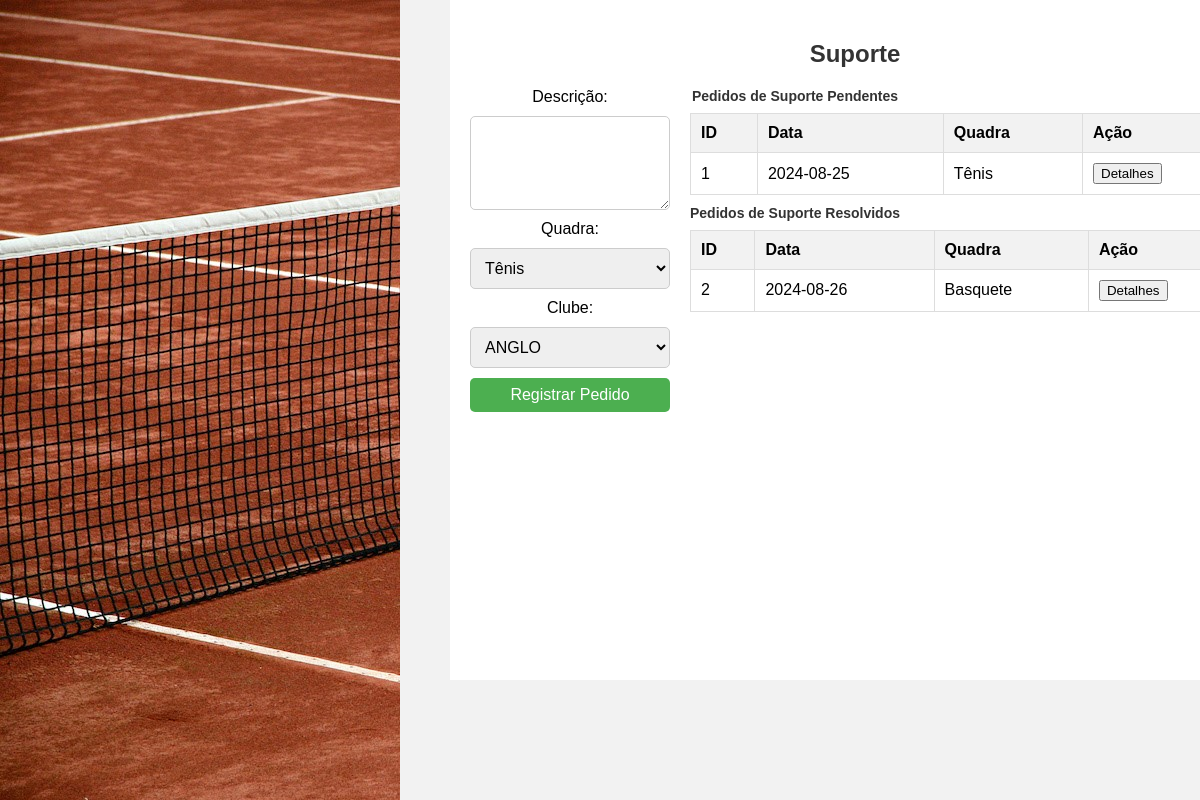
The page /interface/suporte.php on the database its author committed.
### tables this page shows
CREATE TABLE Suporte (
    ID INT AUTO_INCREMENT PRIMARY KEY,
    data_solicitacao DATE NOT NULL,
    descricao TEXT NOT NULL,
    status ENUM('pendente', 'resolvido') NOT NULL,
    ID_Quadra INT,
    ID_Clube INT,
    FOREIGN KEY (ID_Quadra) REFERENCES Quadras(ID),
    FOREIGN KEY (ID_Clube) REFERENCES Clube(ID)
);

CREATE TABLE Quadras (
    ID INT AUTO_INCREMENT PRIMARY KEY,
    tipo VARCHAR(50) NOT NULL,
    disponibilidade ENUM('disponível', 'reservado') NOT NULL,
    ID_Clube INT,
    FOREIGN KEY (ID_Clube) REFERENCES Clube(ID)
);

### interface/suporte.php (the view, shortened to what this page needs)
<?php
include 'conexao.php';
$pendentesSql = "SELECT * FROM Suporte WHERE status = 'pendente'";
$pendentesResult = $conn->query($pendentesSql);
$resolvidosSql = "SELECT * FROM Suporte WHERE status = 'resolvido'";
$resolvidosResult = $conn->query($resolvidosSql);
?>
<!DOCTYPE html>
<html lang="pt-BR">
<head>
</head>
<body>
<div class="container">
    <div class="logo">
        <img src="images/cadastros.jpeg" alt="Logotipo">
    </div>
    <h2>Suporte</h2>
    <form action="suporte.php" method="POST" style="width:200px; align:right;">
        <label for="descricao">Descrição:</label>
        <textarea id="descricao" name="descricao" rows="4" required></textarea>
        <label for="id_quadra">Quadra:</label>
        <select id="id_quadra" name="id_quadra" required>
            <?php
            $quadrasSql = "SELECT ID, tipo FROM Quadras WHERE disponibilidade = 'disponível'";
            $quadrasResult = $conn->query($quadrasSql);
            while ($row = $quadrasResult->fetch_assoc()) {
                echo "<option value='" . $row['ID'] . "'>" . $row['tipo'] . "</option>";
            }
            ?>
        </select>
        <label for="id_clube">Clube:</label>
        <select id="id_clube" name="id_clube" required>
            <?php
            $clubesSql = "SELECT ID, nome FROM Clube";
            $clubesResult = $conn->query($clubesSql);
            while ($row = $clubesResult->fetch_assoc()) {
                echo "<option value='" . $row['ID'] . "'>" . $row['nome'] . "</option>";
            }
            ?>
        </select>
        <input type="submit" name="submit" value="Registrar Pedido">
    </form>
    <h1>Pedidos de Suporte Pendentes</h1>
    <table>
        <thead>
            <tr>
                <th>ID</th>
                <th>Data</th>
                <th>Quadra</th>
                <th>Ação</th>
            </tr>
        </thead>
        <tbody>
            <?php
            if ($pendentesResult->num_rows > 0) {
                while($row = $pendentesResult->fetch_assoc()) {
                    $quadraSql = "SELECT tipo FROM Quadras WHERE ID = " . $row['ID_Quadra'];
                    $quadraResult = $conn->query($quadraSql);
                    $quadraTipo = $quadraResult->fetch_assoc()['tipo'];
                    echo "<tr>";
                    echo "<td>" . $row['ID'] . "</td>";
                    echo "<td>" . $row['data_solicitacao'] . "</td>";
                    echo "<td>" . $quadraTipo . "</td>";
                    echo "<td><button onclick='showPopup(" . $row['ID'] . ")'>Detalhes</button></td>";
                    echo "</tr>";
                }
            } else {
                echo "<tr><td colspan='4'>Nenhum pedido pendente.</td></tr>";
            }
            ?>
        </tbody>
    </table>
    <h1>Pedidos de Suporte Resolvidos</h1>
    <table>
        <thead>
            <tr>
                <th>ID</th>
                <th>Data</th>
                <th>Quadra</th>
                <th>Ação</th>
            </tr>
        </thead>
        <tbody>
            <?php
            if ($resolvidosResult->num_rows > 0) {
                while($row = $resolvidosResult->fetch_assoc()) {
                    $quadraSql = "SELECT tipo FROM Quadras WHERE ID = " . $row['ID_Quadra'];
                    $quadraResult = $conn->query($quadraSql);
                    $quadraTipo = $quadraResult->fetch_assoc()['tipo'];
                    echo "<tr>";
                    echo "<td>" . $row['ID'] . "</td>";
                    echo "<td>" . $row['data_solicitacao'] . "</td>";
                    echo "<td>" . $quadraTipo . "</td>";
                    echo "<td><button onclick='showPopup(" . $row['ID'] . ")'>Detalhes</button></td>";
                    echo "</tr>";
                }
            } else {
                echo "<tr><td colspan='4'>Nenhum pedido resolvido.</td></tr>";
            }
            ?>
        </tbody>
    </table>
</div>
</body>
</html>

### interface/suporte.php (style rules this page uses)
body { font-family: Arial, sans-serif; margin: 0 450px; padding: 0; background-color: #f2f2f2; text-align: center; }
.container { width: 770px; margin: 0; padding: 20px; background-color: #fff; position: fixed; min-height: 640px; }
.logo { position: fixed; top: 0; left: 0; width: 100px; }
h1 { margin-left: -120px; color: #333; font-size: 14px; }
h2 { color: #333; }
form { position: absolute; display: flex; flex-direction: column; gap: 10px; width: 200px; padding-bottom: 10px; }
input[type=text], textarea, select { padding: 10px; font-size: 16px; border: 1px solid #ccc; border-radius: 5px; }
input[type="submit"] { padding: 8px; font-size: 16px; background-color: #4CAF50; color: white; border: none; border-radius: 5px; cursor: pointer; transition: background-color 0.3s ease; }
table { width: 555px; align: right; margin-left: 220px; border-collapse: collapse; }
table, th, td { border: 1px solid #ddd; }
th, td { padding: 10px; text-align: left; }
th { background-color: #f2f2f2; }

### rows shown on the page
suporte: ID "1", data_solicitacao "2024-08-25", ID_Quadra.tipo "Tênis"
suporte: ID "2", data_solicitacao "2024-08-26", ID_Quadra.tipo "Basquete"

### other values the page prints
form field id_quadra "Tênis"
form field id_clube "ANGLO"
